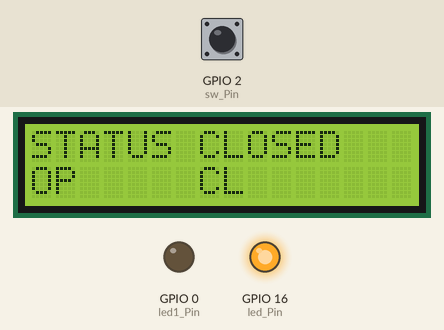
This sketch was run on a simulated ESP8266 (NodeMCU). Shown: 16×2 character LCD, output pins drawn as LEDs (lit = HIGH). The inputs (shaded band) are chosen by the test bench; at power-on: GPIO 2 (sw_Pin) LOW. WiFi joins after 1.5 s; servers stay silent unless stated; what the sketch prints to the serial monitor is not drawn.

Above: at 3.0 s.
3.1 s: GPIO 2 (sw_Pin) pulled HIGH for 0.15 s
At 4.3 s:
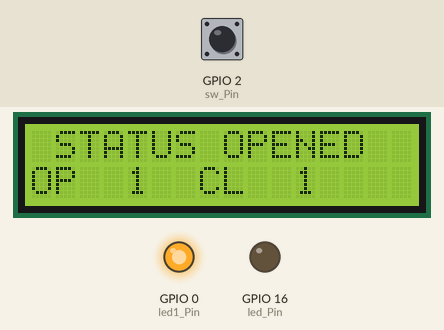
5.2 s: GPIO 2 (sw_Pin) pulled HIGH for 1 s
At 6.7 s:
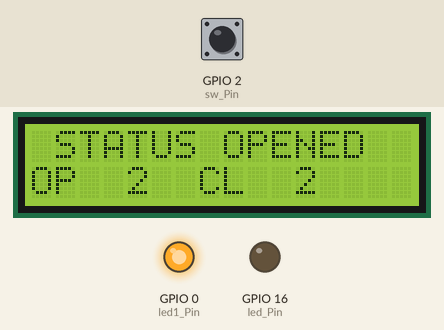
Timing chart, 0 to 8.2 s (numbered marks = the images above; inputs shaded):
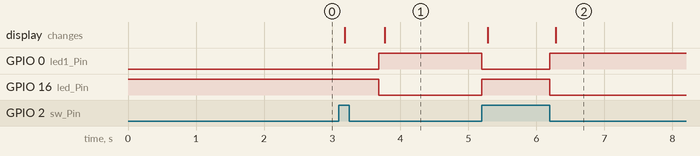

Measured:
- after the input at 3.1 s, GPIO 0 (led1_Pin): LOW → HIGH after 0.59 s; GPIO 16 (led_Pin): HIGH → LOW after 0.59 s; the display: first changes after 0.09 s (image 1 shows a later state)
- after the input at 5.2 s, GPIO 0 (led1_Pin): HIGH → LOW at once, → HIGH 1.0 s later; GPIO 16 (led_Pin): LOW → HIGH at once, → LOW 1.0 s later; the display: first changes after 0.09 s (image 2 shows a later state)

The sketch:

DoorControlwithBlynk.ino
```cpp
#include <Wire.h>
#include <LiquidCrystal_I2C.h>
LiquidCrystal_I2C lcd(0x27,16,2);
#include<stdio.h>
#include<stdlib.h>
#include<string.h>
#define BLYNK_PRINT Serial
#include <ESP8266WiFi.h>
#include <BlynkSimpleEsp8266.h>
#define sw_Pin 2
#define led_Pin 16
#define led1_Pin 0
#define led_on HIGH
#define led_off LOW
#define led1_on HIGH
#define led1_off LOW
int buttonPushCounter = 0;
int buttonState = 0;
int lastButtonState = 0;
String count_string_send = "";
String count_string_send1 = "";
char auth[] = "9rOqk_5Gwnigy0VfAqq_c2J3mUMBRK4F";
char ssid[] = "ngeenth";
char pass[] = "147258369";

WidgetTerminal terminal(V1);
BLYNK_WRITE(V1)
{
  if (String("Open") == param.asStr())
  {
      digitalWrite(led_Pin,led_off);
      digitalWrite(led1_Pin,led1_on);
      buttonPushCounter++;
      Serial.println(buttonPushCounter);
      lcd.init();
      lcd.backlight();
      lcd.setCursor(1,0);
      lcd.print("STATUS");
      lcd.setCursor(0,1);
      lcd.print("OP");
      lcd.setCursor(7,1);
      lcd.print("CL");
      lcd.setCursor(8,0);
      lcd.print("OPENED");
      lcd.setCursor(4,1);
      lcd.print(buttonPushCounter);
      lcd.setCursor(11,1);
      lcd.print(buttonPushCounter);
      count_string_send ="So Lan Cua Mo " + String(buttonPushCounter);
      terminal.println(count_string_send);
      terminal.flush();
  }
  else if (String("Close") == param.asStr())
  {
      digitalWrite(led1_Pin,led1_off);
      digitalWrite(led_Pin,led_on);
      lcd.init();
      lcd.backlight();
      lcd.setCursor(1,0);
      lcd.print("STATUS");
      lcd.setCursor(0,1);
      lcd.print("OP");
      lcd.setCursor(7,1);
      lcd.print("CL");
      lcd.setCursor(4,1);
      lcd.print(buttonPushCounter);
      lcd.setCursor(8,0);
      lcd.print("CLOSED");
      lcd.setCursor(11,1);
      lcd.print(buttonPushCounter+1);
      count_string_send1 ="So Lan Cua Dong " + String(buttonPushCounter+1);
      terminal.println(count_string_send1);
      terminal.flush();
  }
  terminal.flush();
}

void setup()
{
  pinMode(sw_Pin, INPUT);
  pinMode(led_Pin, OUTPUT);
  pinMode(led1_Pin, OUTPUT);
  Serial.begin(115200);
  digitalWrite(led_Pin,led_on);
  digitalWrite(led1_Pin,led1_off);
  lcd.init();
  lcd.backlight();
  lcd.setCursor(0,0);
  lcd.print("STATUS");
  lcd.setCursor(7,0);
  lcd.print("CLOSED");
  lcd.setCursor(0,1);
  lcd.print("OP");
  lcd.setCursor(7,1);
  lcd.print("CL");
  Blynk.begin(auth, ssid, pass);
  terminal.clear();
  terminal.flush();
}


void loop()
{
  buttonState = digitalRead(sw_Pin);
  if (buttonState != lastButtonState)
  {
    if (buttonState == LOW)
    {
      digitalWrite(led_Pin,led_off);
      digitalWrite(led1_Pin,led1_on);
      buttonPushCounter++;
      Serial.println(buttonPushCounter);
      lcd.init();
      lcd.backlight();
      lcd.setCursor(1,0);
      lcd.print("STATUS");
      lcd.setCursor(0,1);
      lcd.print("OP");
      lcd.setCursor(7,1);
      lcd.print("CL");
      lcd.setCursor(8,0);
      lcd.print("OPENED");
      lcd.setCursor(4,1);
      lcd.print(buttonPushCounter);
      lcd.setCursor(11,1);
      lcd.print(buttonPushCounter);
      count_string_send ="So Lan Cua Mo " + String(buttonPushCounter);
      terminal.println(count_string_send);
      terminal.flush();
    }
    else
    {
      digitalWrite(led_Pin,led_on);
      digitalWrite(led1_Pin,led1_off);
      Serial.println(buttonPushCounter);
      lcd.init();
      lcd.backlight();
      lcd.setCursor(1,0);
      lcd.print("STATUS");
      lcd.setCursor(0,1);
      lcd.print("OP");
      lcd.setCursor(7,1);
      lcd.print("CL");
      lcd.setCursor(4,1);
      lcd.print(buttonPushCounter);
      lcd.setCursor(8,0);
      lcd.print("CLOSED");
      lcd.setCursor(11,1);
      lcd.print(buttonPushCounter+1);
      count_string_send1 ="So Lan Cua Dong " + String(buttonPushCounter+1);
      terminal.println(count_string_send1);
      terminal.flush();
    }
    delay(500);
  }
  lastButtonState = buttonState;
  Blynk.run();
}
```
